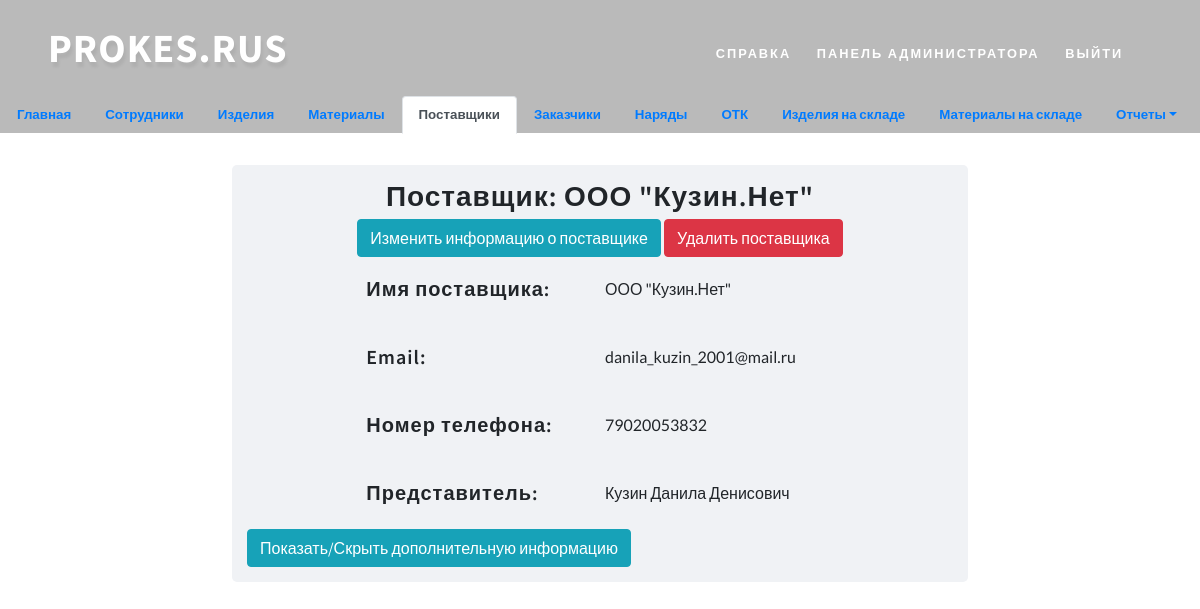
Screenshot of /supplier_list/1/ (signed in) with the database file from the repository.
### prokes/models.py (models this page shows, shortened)
class Suppliers(models.Model):
    name = models.CharField('Наименование поставщика', max_length=150)
    email = models.EmailField('Email')
    phone_number = models.CharField('Номер телефона', max_length=11, default='8')
    representative = models.CharField("Представитель (ФИО)", max_length=100)
    class Meta:
        verbose_name = "Поставщик"
        verbose_name_plural = 'Поставщики'

### prokes/views.py (the view, shortened to what this page needs)
# urls.py: path('supplier_list/<int:pk>/', login_required(login_url='login')(views.SuppliersDetailView), name="supplier_detail"),
def SuppliersDetailView(request, pk):
    OrderFormSet = inlineformset_factory(Suppliers, DeliveriesMaterials, fields=("date", "code_material", "values"),
                                         extra=10)
    supplier = Suppliers.objects.get(id=pk)
    materials = DeliveriesMaterials.objects.filter(supplier_name=pk).order_by("date")
    formset = OrderFormSet(queryset=DeliveriesMaterials.objects.none(), instance=supplier)
    calendar_filters = SearchSuppliersDeliveryFilter(request.GET, queryset=materials)
    error = ""
    context = {"supplier": supplier, "formset": formset, 'calendar_filters': calendar_filters,
               "error": error, "materials": materials}
    return render(request, "suppliers/suppliers_detail.html", context)

### prokes/models.py (called while the page is built)
def default_datetime():
    return datetime.now()

    def __str__(self):
        return self.code

### prokes/templatetags/poll_extras.py (called while the page is built)
@register.filter()
def values(items, attr_name):
    return [getattr(i, attr_name) for i in items]

@register.filter()
def distinct(items):
    return set(items)

### templates/suppliers/suppliers_detail.html (shortened to what this page needs)
{% extends 'suppliers/base.html' %}
{% load poll_extras %}
{% block suppliers %}
    <div class="container h-100">
        <div class="row h-100 justify-content-center align-items-center">
            <div enctype="multipart/form-data" class="col-8" style="min-width: 320px;background-color: #f0f2f5; border-radius: 5px;">
                <h3 class="editContent" style="text-align: center; margin-top: 15px; margin-bottom: 5px">Поставщик: {{ supplier.name }}</h3>
                <div style="text-align: center; margin-top: 5px; margin-bottom: 15px">
                    <input type="button" class="btn btn-info" onclick='location.href="update"' value="Изменить информацию о поставщике">
                    <input type="button" class="btn btn-danger" onclick='location.href="delete"' value="Удалить поставщика">
                </div>
                <div class="form-row justify-content-center" style="margin-top: 20px">
                    <div class="form-group col-sm-4">
                        <h5>Имя поставщика:</h5>
                    </div>
                    <div class="form-group col-sm-4">
                        <label>{{ supplier.name }}</label>
                    </div>
                </div>
                <div class="form-row justify-content-center" style="margin-top: 20px">
                    <div class="form-group col-sm-4">
                        <h5>Email:</h5>
                    </div>
                    <div class="form-group col-sm-4">
                        <label>{{ supplier.email }}</label>
                    </div>
                </div>
                <div class="form-row justify-content-center" style="margin-top: 20px">
                    <div class="form-group col-sm-4">
                        <h5>Номер телефона:</h5>
                    </div>
                    <div class="form-group col-sm-4">
                        <label>{{ supplier.phone_number }}</label>
                    </div>
                </div>
                <div class="form-row justify-content-center" style="margin-top: 20px">
                    <div class="form-group col-sm-4">
                        <h5>Представитель:</h5>
                    </div>
                    <div class="form-group col-sm-4">
                        <label>{{ supplier.representative }}</label>
                    </div>
                </div>
                <input type="button" value="Показать/Скрыть дополнительную информацию" class="btn btn-info" data-toggle="collapse" href="#suppliers_orders" role="button" aria-expanded="false" aria-controls="collapseExample" style="margin-bottom: 15px">
            </div>
        </div>
    </div>
{% endblock suppliers %}

### static/css/style.css (style rules this page uses)
html, body { margin: 0; font-size: 100%; background: #fff; font-family: 'Lato', sans-serif; scroll-behavior: smooth; }
input[type="button"], input[type="submit"], input[type="text"], input[type="email"], input[type="search"] { transition: 0.5s all; -webkit-transition: 0.5s all; -moz-transition: 0.5s all; -o-transition: 0.5s all; -ms-transition: 0.5s all; font-family: 'Source Sans Pro', sans-serif; }
h1, h2, h3, h4, h5, h6 { margin: 0; letter-spacing: 1px; font-weight: 600; font-family: 'Source Sans Pro', sans-serif; }

### templates/base.html (style rules this page uses)
body, html { margin: 0; padding: 0; height: 100%; width: 100%; }

### rows the page displays
Suppliers: name "ООО \"Кузин.Нет\"", email "danila_kuzin_2001@mail.ru", phone_number "79020053832", representative "Кузин Данила Денисович"
